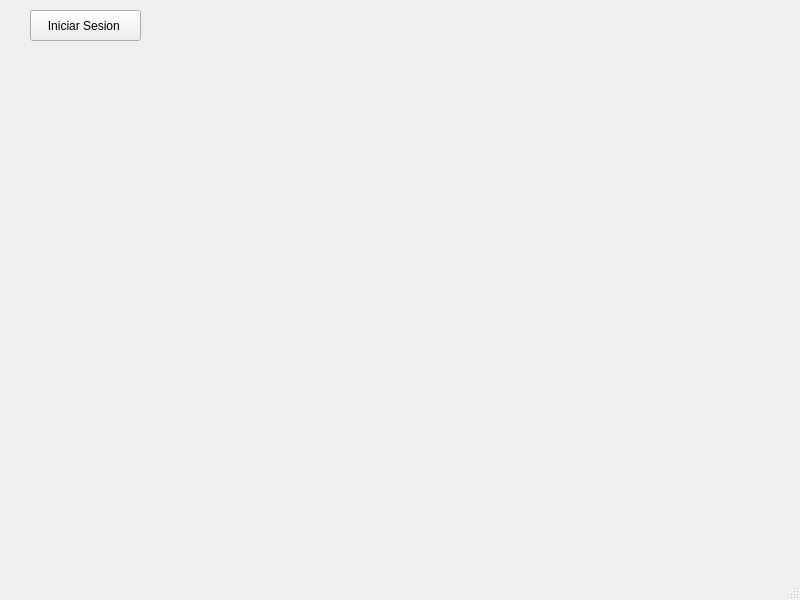
<?xml version="1.0" encoding="UTF-8"?>
<ui version="4.0">
 <class>MainWindow</class>
 <widget class="QMainWindow" name="MainWindow">
  <property name="geometry">
   <rect>
    <x>0</x>
    <y>0</y>
    <width>800</width>
    <height>600</height>
   </rect>
  </property>
  <property name="windowTitle">
   <string>MainWindow</string>
  </property>
  <widget class="QWidget" name="centralwidget">
   <widget class="QWidget" name="W_Inicio" native="true">
    <property name="enabled">
     <bool>true</bool>
    </property>
    <property name="geometry">
     <rect>
      <x>10</x>
      <y>0</y>
      <width>781</width>
      <height>61</height>
     </rect>
    </property>
    <widget class="QPushButton" name="loginButton">
     <property name="geometry">
      <rect>
       <x>20</x>
       <y>10</y>
       <width>111</width>
       <height>31</height>
      </rect>
     </property>
     <property name="text">
      <string>Iniciar Sesion </string>
     </property>
    </widget>
    <widget class="QLabel" name="imageLabel">
     <property name="geometry">
      <rect>
       <x>540</x>
       <y>0</y>
       <width>241</width>
       <height>61</height>
      </rect>
     </property>
     <property name="text">
      <string/>
     </property>
     <property name="pixmap">
      <pixmap>:/images/imagenes/Imagen1.png</pixmap>
     </property>
     <property name="scaledContents">
      <bool>true</bool>
     </property>
    </widget>
   </widget>
   <widget class="QWidget" name="W_B" native="true">
    <property name="geometry">
     <rect>
      <x>20</x>
      <y>80</y>
      <width>761</width>
      <height>421</height>
     </rect>
    </property>
    <widget class="QLabel" name="imageLabel2">
     <property name="geometry">
      <rect>
       <x>0</x>
       <y>10</y>
       <width>761</width>
       <height>411</height>
      </rect>
     </property>
     <property name="text">
      <string/>
     </property>
     <property name="pixmap">
      <pixmap>:/images/imagenes/Imagen2.png</pixmap>
     </property>
     <property name="scaledContents">
      <bool>true</bool>
     </property>
    </widget>
   </widget>
  </widget>
  <widget class="QMenuBar" name="menubar">
   <property name="geometry">
    <rect>
     <x>0</x>
     <y>0</y>
     <width>800</width>
     <height>25</height>
    </rect>
   </property>
  </widget>
  <widget class="QStatusBar" name="statusbar"/>
 </widget>
 <resources/>
 <connections/>
</ui>
